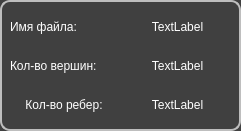
   <widget class="QFrame" name="frame_3">
    <property name="geometry">
     <rect>
      <x>20</x>
      <y>80</y>
      <width>241</width>
      <height>131</height>
     </rect>
    </property>
    <property name="styleSheet">
     <string notr="true">QFrame {
color: rgb(255, 255, 255);
background-color: #404040;
 border-color: #BEBEBE;
 border-style: solid;
 border-width:2px;
 border-radius:10px;
}
</string>
    </property>
    <property name="frameShape">
     <enum>QFrame::StyledPanel</enum>
    </property>
    <property name="frameShadow">
     <enum>QFrame::Raised</enum>
    </property>
    <widget class="QWidget" name="layoutWidget">
     <property name="geometry">
      <rect>
       <x>10</x>
       <y>10</y>
       <width>221</width>
       <height>111</height>
      </rect>
     </property>
     <layout class="QGridLayout" name="gridLayout">
      <item row="0" column="0">
       <layout class="QVBoxLayout" name="verticalLayout_2">
        <item>
         <widget class="QLabel" name="label_name_file_2">
          <property name="styleSheet">
           <string notr="true">QLabel {
color: rgb(255, 255, 255);
background-color: #404040;
 border-color: #BEBEBE;
 border-width:0px;
 border-radius:0px;
}</string>
          </property>
          <property name="text">
           <string>Имя файла:</string>
          </property>
         </widget>
        </item>
        <item>
         <widget class="QLabel" name="label_vertex_2">
          <property name="styleSheet">
           <string notr="true">QLabel {
color: rgb(255, 255, 255);
background-color: #404040;
 border-color: #BEBEBE;
 border-width:0px;
 border-radius:0px;
}</string>
          </property>
          <property name="text">
           <string>Кол-во вершин:</string>
          </property>
         </widget>
        </item>
        <item>
         <widget class="QLabel" name="label_faces_2">
          <property name="styleSheet">
           <string notr="true">QLabel {
color: rgb(255, 255, 255);
background-color: #404040;
 border-color: #BEBEBE;
 border-width:0px;
 border-radius:0px;
}</string>
          </property>
          <property name="text">
           <string>Кол-во ребер:</string>
          </property>
          <property name="alignment">
           <set>Qt::AlignCenter</set>
          </property>
         </widget>
        </item>
       </layout>
      </item>
      <item row="0" column="1">
       <layout class="QVBoxLayout" name="verticalLayout_3">
        <item>
         <widget class="QLabel" name="label_name_file">
          <property name="styleSheet">
           <string notr="true">QLabel {
color: rgb(255, 255, 255);
background-color: #404040;
 border-color: #BEBEBE;
 border-width:0px;
 border-radius:0px;
}</string>
          </property>
          <property name="text">
           <string>TextLabel</string>
          </property>
          <property name="alignment">
           <set>Qt::AlignCenter</set>
          </property>
         </widget>
        </item>
        <item>
         <widget class="QLabel" name="label_vertex">
          <property name="styleSheet">
           <string notr="true">QLabel {
color: rgb(255, 255, 255);
background-color: #404040;
 border-color: #BEBEBE;
 border-width:0px;
 border-radius:0px;
}</string>
          </property>
          <property name="text">
           <string>TextLabel</string>
          </property>
          <property name="alignment">
           <set>Qt::AlignCenter</set>
          </property>
         </widget>
        </item>
        <item>
         <widget class="QLabel" name="label_faces">
          <property name="styleSheet">
           <string notr="true">QLabel {
color: rgb(255, 255, 255);
background-color: #404040;
 border-color: #BEBEBE;
 border-width:0px;
 border-radius:0px;
}</string>
          </property>
          <property name="text">
           <string>TextLabel</string>
          </property>
          <property name="alignment">
           <set>Qt::AlignCenter</set>
          </property>
         </widget>
        </item>
       </layout>
      </item>
     </layout>
    </widget>
   </widget>
